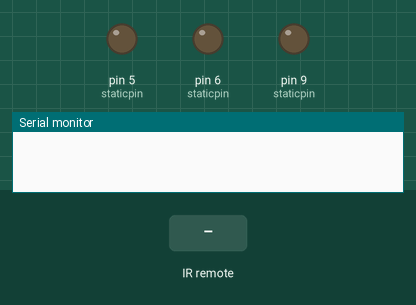
The sketch below on a simulated Arduino Uno, built with avr-gcc and run on an emulated ATmega328P. Shown: output pins drawn as LEDs (lit = HIGH), the last lines printed to the serial monitor. Inputs (shaded band) come from the test bench.

Above: at 1.2 s.
1.3 s: infrared code 0xFD50AF received
At 2.5 s:
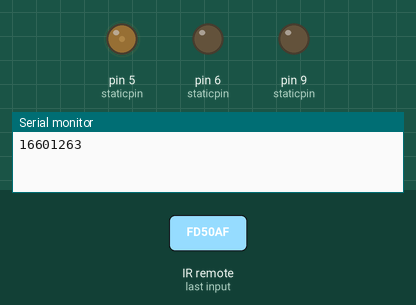
2.8 s: infrared code 0xFD609F received
At 3.3 s:
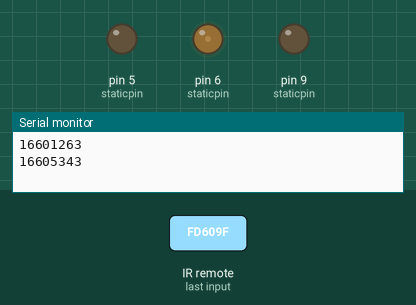
4.3 s: infrared code 0xFD50AF received
At 5.1 s:
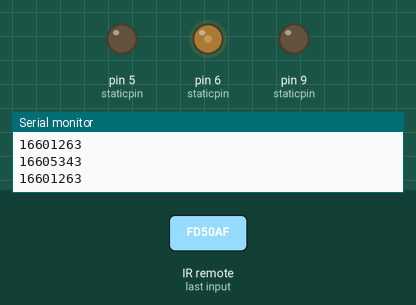
5.8 s: infrared code 0xFD609F received
At 6.9 s:
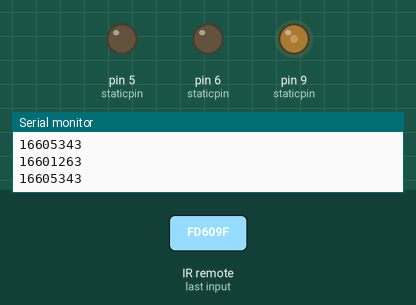
7.3 s: infrared code 0xFD10EF received
At 8.7 s:
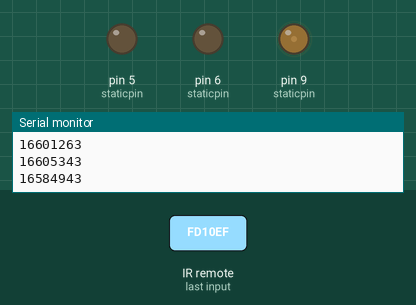
Timing chart, 0 to 9.8 s (numbered marks = the images above; inputs shaded):
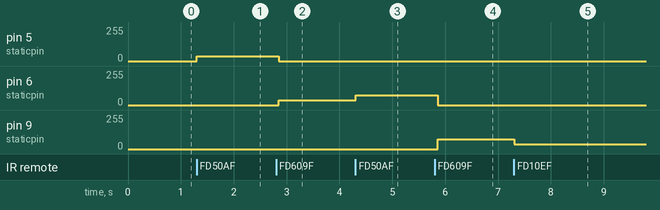

Measured:
- after the input at 1.3 s, pin 5 (staticpin): 0/255 → 36/255 at once
- after the input at 2.8 s, pin 5 (staticpin): 36/255 → 0/255 after 0.05 s; pin 6 (staticpin): 0/255 → 36/255 after 0.05 s
- after the input at 4.3 s, pin 6 (staticpin): 36/255 → 72/255 at once
- after the input at 5.8 s, pin 6 (staticpin): 72/255 → 0/255 after 0.06 s; pin 9 (staticpin): 0/255 → 72/255 after 0.06 s
- after the input at 7.3 s, pin 9 (staticpin): 72/255 → 35/255 at once

The sketch:

IR_Remote_RGB_LED_Control_code.ino
```cpp
// Name: Obaid-Ur-Rahman Siddiqui
// Reg No. : L1S19BSCS0001

#include <IRremote.h>

int staticpin=5;
int RECV_PIN = 11;
int brightness=0;
IRrecv irrecv(RECV_PIN);
decode_results results;

void setup()
{
  Serial.begin(9600);
  irrecv.enableIRIn();
  pinMode(5, OUTPUT); // RED
  pinMode(6, OUTPUT); // Blue
  pinMode(9, OUTPUT); // Green
  pinMode(11,INPUT);
  digitalWrite(9,LOW);
  digitalWrite(5,LOW);
  digitalWrite(6,LOW);
}

void loop()
{
  if (irrecv.decode(&results))
  {
    Serial.println(results.value);
    if(results.value == 16601263)
    {
      if(brightness<255)
      {
      brightness = brightness+36.5;
        if(brightness>255)
        {
          brightness=255;
        }
      }
      analogWrite(staticpin,brightness);
      delay(50);
   	}
    else if(results.value == 16584943)
    {
      analogWrite(5,0);
      analogWrite(6,0);
      analogWrite(9,0);
      if(brightness>0)
      {
        brightness= brightness-36.5;
        if(brightness<0)
        {
          brightness=0;
        }
      }
      analogWrite(staticpin,brightness);
      delay(50);
   	}
    else if( results.value == 16605343 )
    {
    //  brightness=0;
     if(staticpin==5)
     {
       analogWrite(5,0);
       analogWrite(9,0);
       staticpin=6;
     }
      else if(staticpin==6)
      {
        analogWrite(5,0);
      analogWrite(6,0);
        staticpin=9;
      }
      else if(staticpin==9)
      {
       analogWrite(6,0);
       analogWrite(9,0);
       staticpin=5;
      }
      analogWrite(staticpin,brightness);
      delay(50);
    }
    irrecv.resume();
  }
  delay(100);
}
```
